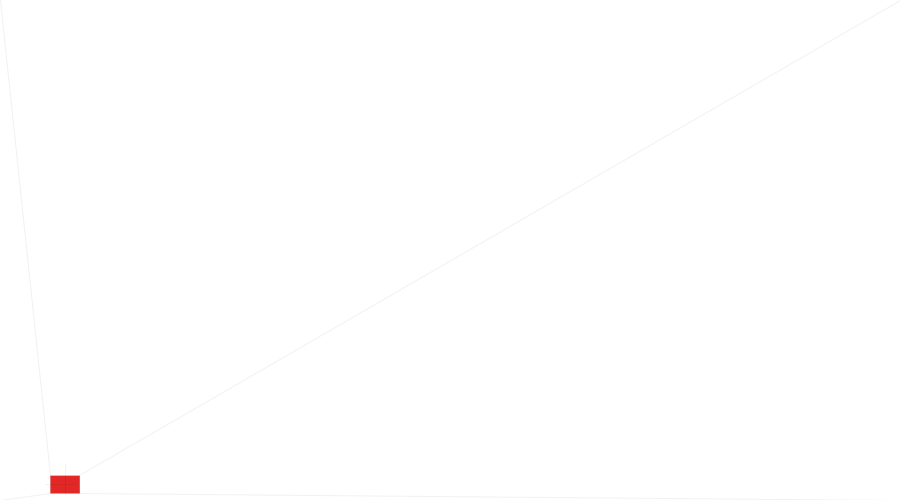
Frame 1 (no input)
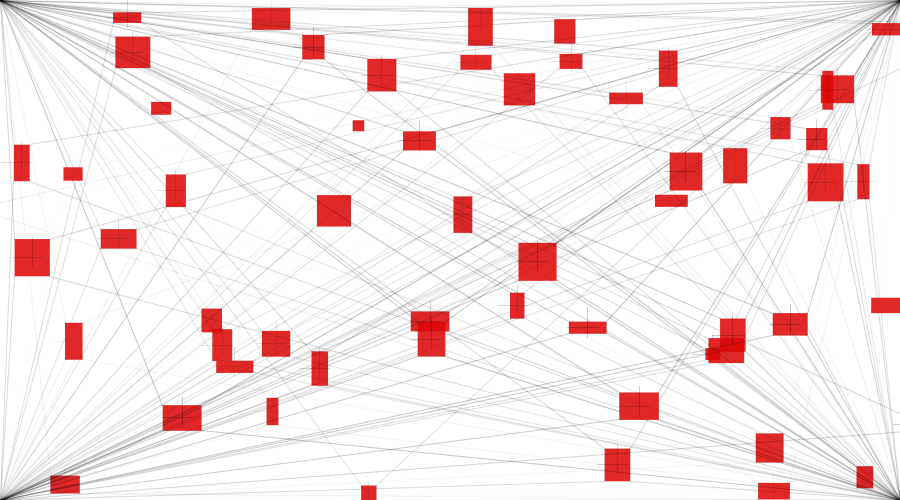
Frame 60 (the mouse pressed at the canvas centre just before this capture)
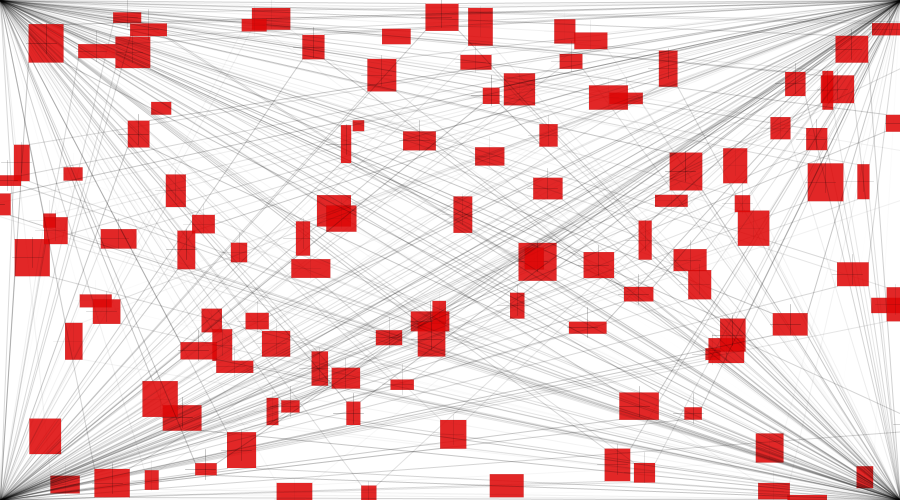
Frame 120 (the mouse held since frame 60 and released just before this capture)

The Processing sketch that drew these frames (run headless with seeded random() and noise(); from frame 60 on, the mouse is pressed at the canvas centre):

// Processing sketch: processing_119135
// ── processing_119135.pde

float vel=50;
float movx=0;
float movy=2;
 
void setup() {
  size(900, 500);
  background(255);
  frameRate(15);
  smooth();
}
 
void draw() {
  noStroke();
  fill(355, 2);
  rect(0, 0, width, height);
  float col=random(222, 60);
  fill(222,7,7, col);
  stroke(0, 10);
  float tamx = random(10, 40);
  float tamy = random(10, 40);
 
 
  float incx = noise(vel);
 
  movx += vel+incx;
 
  movy=random(height);
 
  rect(movx, movy, tamx, tamy); 
  stroke(0, random(60));
  line(0, 0, movx, movy);
  line(width, 0, movx+tamx, movy);
  line(width, height, movx+tamx, movy+tamy);
  line(0, height, movx, movy+tamy);
 
pushMatrix();
translate(movx+(tamx/2),movy+(tamy/2));
line(-20,0,10,0);
line(0,-20,0,10);
popMatrix();
 
 
  if ((movx > width) || (movx < 0)) {
    vel = vel * -1;
  }
}
